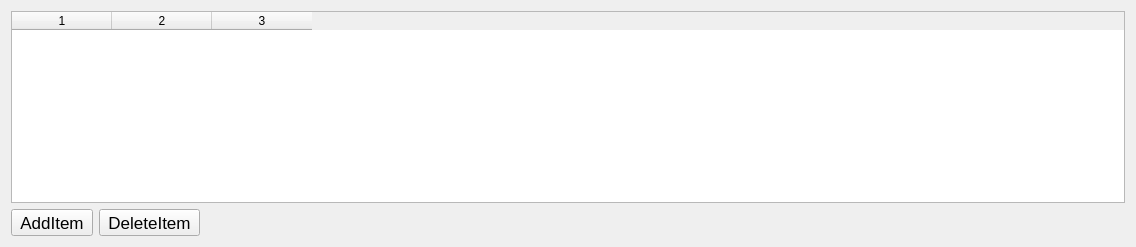
          <widget class="QWidget" name="tabBooter1">
           <attribute name="title">
            <string>MmioWhitelist</string>
           </attribute>
           <layout class="QGridLayout" name="gridLayout_7">
            <item row="0" column="0" colspan="3">
             <widget class="QTableWidget" name="table_booter">
              <property name="toolTip">
               <string notr="true">1. Address
Type: plist integer
Failsafe: 0
Description: Exceptional MMIO address, which memory descriptor should be left virtualised (unchanged) by DevirtualiseMmio. This means that the firmware will be able to directly communicate with this memory region during operating system functioning, because the region this value is in will be assigned a virtual address.
The addresses written here must be part of the memory map, have EfiMemoryMappedIO type and EFI_MEMORY_RUNTIME attribute (highest bit) set. The debug log can be used to find the list of the candidates.

2. Comment
Type: plist string
Failsafe: Empty
Description: Arbitrary ASCII string used to provide human readable reference for the entry. Whether this value is used is implementation defined.

3. Enabled
Type: plist boolean
Failsafe: false
Description: Exclude MMIO address from the devirtualisation procedure.

----

1.Address-地址
类型：plist整数
失败保护：0
说明：特殊的MMIO地址，该内存描述符应被DevirtualiseMmio虚拟化（不变）。这意味着在操作系统运行过程中，固件将能够直接与这个内存区域进行通信，因为这个值所在的区域将被分配一个虚拟地址。
这里写入的地址必须是内存映射的一部分，具有EfiMemoryMappedIO类型和EFI_MEMORY_RUNTIME属性（最高位）设置。调试日志可以用来查找候选列表。

2. Comment-注释
类型：plist字符串
失败保护：空的
说明：任意的ASCII字符串，用于为条目提供可供人类阅读的参考。

3. Enabled-启用
类型：plist布尔
失败保护：假
说明：将MMIO地址从虚拟程序中排除。</string>
              </property>
              <property name="columnCount">
               <number>3</number>
              </property>
              <column/>
              <column/>
              <column/>
             </widget>
            </item>
            <item row="1" column="0">
             <widget class="QToolButton" name="btnBooter_Add">
              <property name="font">
               <font>
                <pointsize>13</pointsize>
               </font>
              </property>
              <property name="text">
               <string>AddItem</string>
              </property>
              <property name="icon">
               <iconset resource="qtocc.qrc">
                <normaloff>:/icon/add.png</normaloff>:/icon/add.png</iconset>
              </property>
              <property name="iconSize">
               <size>
                <width>20</width>
                <height>20</height>
               </size>
              </property>
             </widget>
            </item>
            <item row="1" column="1">
             <widget class="QToolButton" name="btnBooter_Del">
              <property name="font">
               <font>
                <pointsize>13</pointsize>
               </font>
              </property>
              <property name="text">
               <string>DeleteItem</string>
              </property>
              <property name="icon">
               <iconset resource="qtocc.qrc">
                <normaloff>:/icon/del.png</normaloff>:/icon/del.png</iconset>
              </property>
              <property name="iconSize">
               <size>
                <width>20</width>
                <height>20</height>
               </size>
              </property>
              <property name="shortcut">
               <string>Del</string>
              </property>
             </widget>
            </item>
            <item row="1" column="2">
             <spacer name="horizontalSpacer_4">
              <property name="orientation">
               <enum>Qt::Horizontal</enum>
              </property>
              <property name="sizeHint" stdset="0">
               <size>
                <width>919</width>
                <height>20</height>
               </size>
              </property>
             </spacer>
            </item>
           </layout>
          </widget>
